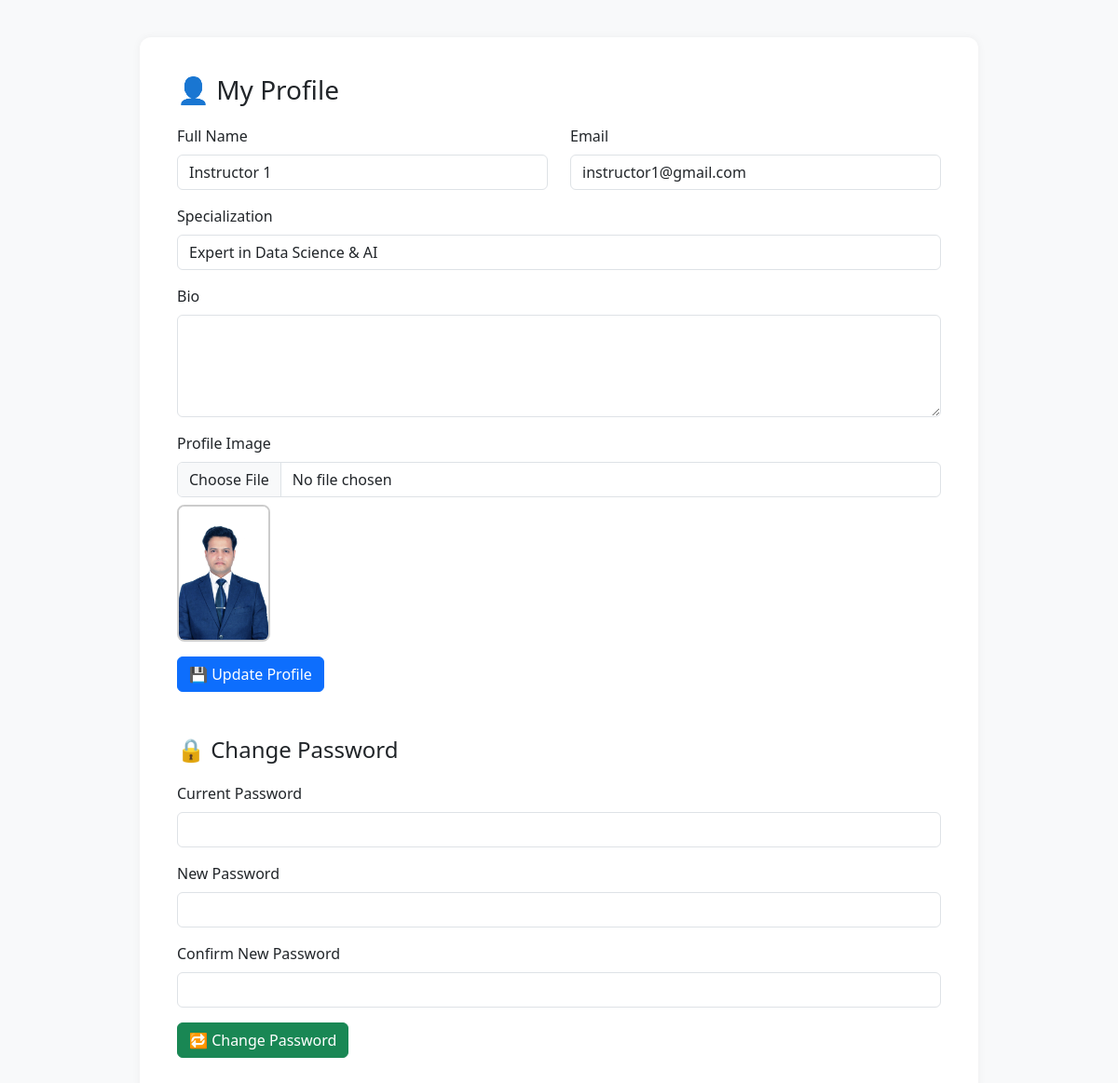
/instructor/profile.php (signed in), run on the app's committed database.
### tables this page shows
CREATE TABLE `instructors` (
  `id` int(11) NOT NULL,
  `user_id` int(11) DEFAULT NULL,
  `bio` text DEFAULT NULL,
  `expertise` varchar(255) DEFAULT NULL,
  `rating` float DEFAULT 0,
  `name` varchar(255) DEFAULT NULL,
  `email` varchar(255) DEFAULT NULL,
  `password` varchar(255) DEFAULT NULL,
  `specialization` varchar(255) DEFAULT NULL,
  `image` varchar(255) DEFAULT NULL,
  `created_at` datetime DEFAULT current_timestamp()
);

### instructor/profile.php (the view, shortened to what this page needs)
<?php
include '../config.php';
$id = $_SESSION['instructor_id'];
$query = $conn->query("SELECT * FROM instructors WHERE id = $id");
$instructor = $query->fetch_assoc();
?>
<!DOCTYPE html>
<html lang="en">
<head>
  <link href="https://cdn.jsdelivr.net/npm/bootstrap@5.3.0/dist/css/bootstrap.min.css" rel="stylesheet">
</head>
<body>
<div class="container">
  <h3>👤 My Profile</h3>
  <form method="POST" enctype="multipart/form-data" class="mb-5">
    <div class="row mb-3">
      <div class="col-md-6">
        <label class="form-label">Full Name</label>
        <input type="text" name="name" class="form-control" value="<?= htmlspecialchars($instructor['name']) ?>" required>
      </div>
      <div class="col-md-6">
        <label class="form-label">Email</label>
        <input type="email" name="email" class="form-control" value="<?= htmlspecialchars($instructor['email']) ?>" required>
      </div>
    </div>
    <div class="mb-3">
      <label class="form-label">Specialization</label>
      <input type="text" name="specialization" class="form-control" value="<?= htmlspecialchars($instructor['specialization']) ?>">
    </div>
    <div class="mb-3">
      <label class="form-label">Bio</label>
      <textarea name="bio" class="form-control" rows="4"><?= htmlspecialchars($instructor['bio'] ?? '') ?></textarea>
    </div>
    <div class="mb-3">
      <label class="form-label">Profile Image</label>
      <input type="file" name="image" class="form-control">
      <?php if (!empty($instructor['image'])): ?>
        <div class="mt-2">
          <img src="../uploads/<?= $instructor['image'] ?>" class="profile-img" alt="Profile Image">
        </div>
      <?php endif; ?>
    </div>
    <button class="btn btn-primary">💾 Update Profile</button>
  </form>
  <h4>🔒 Change Password</h4>
  <form method="POST">
    <div class="mb-3">
      <label class="form-label">Current Password</label>
      <input type="password" name="current_password" class="form-control" required>
    </div>
    <div class="mb-3">
      <label class="form-label">New Password</label>
      <input type="password" name="new_password" class="form-control" required>
    </div>
    <div class="mb-3">
      <label class="form-label">Confirm New Password</label>
      <input type="password" name="confirm_password" class="form-control" required>
    </div>
    <button class="btn btn-success">🔁 Change Password</button>
  </form>
</div>
</body>
</html>

### instructor/profile.php (style rules this page uses)
body { background: #f8f9fa; font-family: 'Segoe UI', sans-serif; }
.container { background: #fff; padding: 40px; border-radius: 12px; box-shadow: 0 0 10px rgba(0,0,0,0.05); margin-top: 40px; max-width: 900px; }
.form-label { font-weight: 500; }
img.profile-img { border: 2px solid #ccc; border-radius: 8px; max-width: 100px; height: auto; }
h3, h4 { margin-bottom: 20px; }

### data on the page
instructors: name "Instructor 1", email "instructor1@gmail.com", specialization "Expert in Data Science & AI", image (picture)
